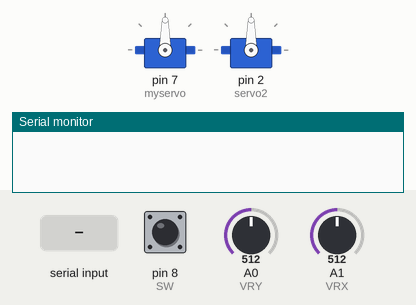
Simulated run of this sketch. Board: Arduino Uno, built with avr-gcc and run on an emulated ATmega328P. On the bench: 2 × servo, the last lines printed to the serial monitor. Inputs (shaded band) come from the test bench; at power-on: A0 (VRY) = 512, A1 (VRX) = 512, pin 8 (SW) HIGH.

Above: at 1.2 s.
1.3 s: A0 (VRY) set to 597
2.8 s: A0 (VRY) set to 622
At 3.28 s:
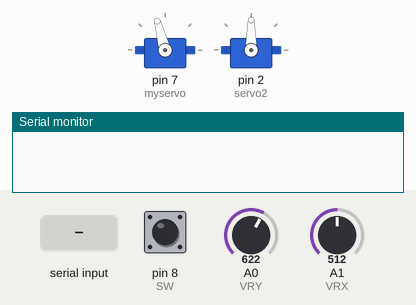
5.8 s: "90,45\n" received over Serial
At 8.6 s:
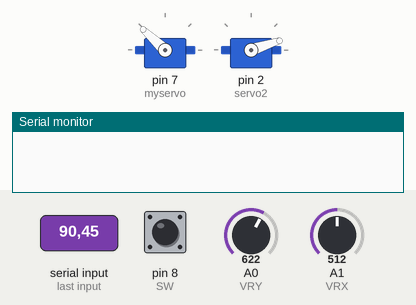
8.8 s: A1 (VRX) set to 604
10.3 s: A1 (VRX) set to 627
At 10.75 s:
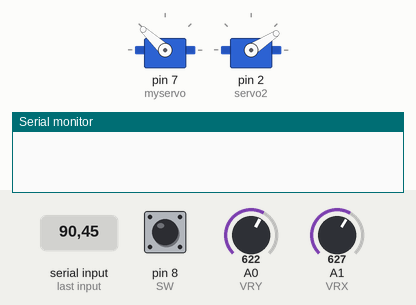
13.3 s: pin 8 (SW) pulled LOW for 0.15 s
At 16.2 s:
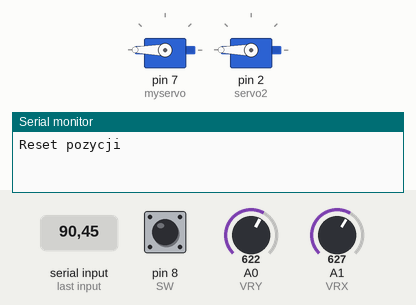
Timing chart, 0 to 17.3 s (numbered marks = the images above; inputs shaded):
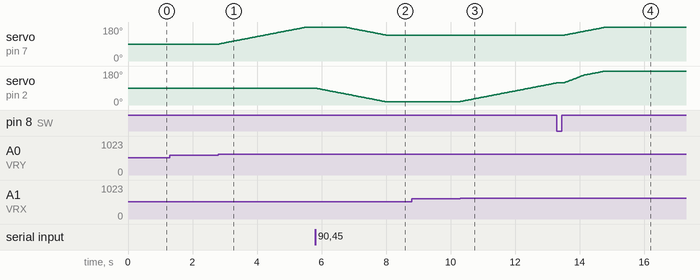

Measured:
- the behaviour switches between 612 and 613 on A0 (VRY) (found by bisection; images 0 and 1)
- the behaviour switches between 612 and 613 on A1 (VRX) (found by bisection; images 2 and 3)
- after the input at 1.3 s, every drawn part: stays the same
- after the input at 2.8 s, servo on pin 7 (myservo): moves from 90° to 180° over 2.7 s, starting at once
- after the input at 5.8 s, servo on pin 7 (myservo): moves from 180° to 137° over 1.3 s, starting after 0.92 s; servo on pin 2 (servo2): moves from 90° to 18° over 2.2 s, starting at once
- after the input at 8.8 s, every drawn part: stays the same
- after the input at 10.3 s, servo on pin 2 (servo2): moves from 18° to 117° over 3.0 s, starting at once
- after the input at 13.3 s, servo on pin 7 (myservo): moves from 137° to 180° over 1.3 s, starting after 0.24 s

The sketch:

servo_controller.ino
```cpp
#include <Servo.h>

Servo myservo;   // serwo Y
Servo servo2;    // serwo X

const int VRX = A1;
const int VRY = A0;
const int SW  = 8;

int Xpos = 90;
int Ypos = 90;
int XposAK = 90;
int YposAK = 90;

int offsetX = 0;     // trwała korekta z joysticka
int offsetY = 0;

int personX = -1;
int personY = -1;

void setup() {
  Serial.begin(115200);
  pinMode(SW, INPUT_PULLUP);

  myservo.attach(7);   // Y
  servo2.attach(2);    // X

  myservo.write(Ypos);
  servo2.write(Xpos);
}
void loop() {
  // ---- Odbiór danych z seriala ----
  if (Serial.available() > 0) {
    String line = Serial.readStringUntil('\n');
    line.trim();

    // Jeżeli linia pusta lub źle sformatowana, ignoruj
    if (line.length() == 0) return;

    int commaIndex = line.indexOf(',');
    if (commaIndex > 0) {
      personX = line.substring(0, commaIndex).toInt();
      personY = line.substring(commaIndex + 1).toInt();

      // Czyszczenie nadmiarowych danych w buforze
      while (Serial.available() > 0) {
        Serial.read(); // odczytaj i odrzuć
      }

      // Mapowanie na zakres serw 0-180
      Xpos = map(personX, 0, 1920, 0, 180);
      Ypos = map(personY, 0, 1080, 0, 180);

      // ograniczenie zakresu
      Xpos = constrain(Xpos, 0, 180);
      Ypos = constrain(Ypos, 0, 180);
    }
  }
  int joyX = analogRead(VRX);
  int joyY = analogRead(VRY);
  int dx = joyX - 512;
  int dy = joyY - 512;

  if (dx > 100) offsetX += 1;
  if (dx < -100) offsetX -= 1;
  if (dy > 100) offsetY -= 1;
  if (dy < -100) offsetY += 1;
  offsetX = constrain(offsetX, -120, 120);
  offsetY = constrain(offsetY, -120, 120);


  // ---- Płynny ruch serw ----
  if (XposAK+10 < Xpos) XposAK += 1;
  else if (XposAK-10 > Xpos) XposAK -= 1;

  if (YposAK+10 < Ypos) YposAK += 1;
  else if (YposAK-10 > Ypos) YposAK -= 1;

  myservo.write(YposAK - offsetY);
  servo2.write(XposAK + offsetX);

  // ---- Opcjonalny reset joystickiem ----
  if (!digitalRead(SW)) {
    Xpos = 90;
    Ypos = 90;
    Serial.println("Reset pozycji");
    delay(200);
  }

  delay(30); // krótka przerwa dla stabilności
}
```
